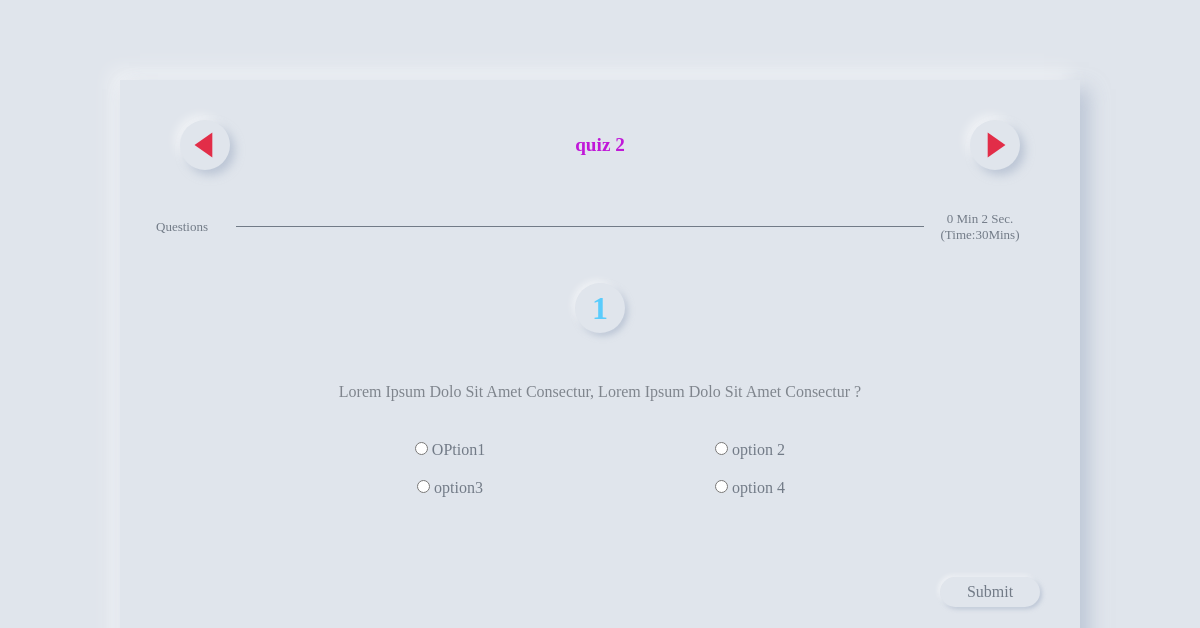
The page /2 (signed in) on the database its author committed.
### quizApp/models.py (models this page shows, shortened)
class Quiz(models.Model):
    SUB = (
        ('MPI', 'MPI'),
        ('DE', 'DE'),
    )
    name = models.CharField(max_length=50)
    title = models.CharField(max_length=100)
    questions = models.ManyToManyField(Question)
    created = models.DateTimeField(auto_now_add=True)
    is_active = models.BooleanField()
    subject = models.CharField(max_length=5, choices=SUB, default='MPI')
    class Meta:
        verbose_name_plural = 'Quizzes'

class Question(models.Model):
    ANSWER = (
        ('A', 'A'),
        ('B', 'B'),
        ('C', 'C'),
        ('D', 'D'),
    )
    question = models.TextField()
    image = models.ImageField(upload_to='images/', null=True, blank=True)
    choice_a = models.CharField(max_length=50)
    choice_b = models.CharField(max_length=50)
    choice_c = models.CharField(max_length=50)
    choice_d = models.CharField(max_length=50)
    answer = models.CharField(max_length=1, choices=ANSWER)
    credit = models.IntegerField()

### quizApp/views.py (the view)
# urls.py: path('<int:id>', views.start, name='start'),
@login_required(login_url='/accounts/')
def start(request, id):
    quiz = get_object_or_404(Quiz, pk=id)
    if not quiz.is_active:
        return redirect('index')
    return render(request, 'quiz.html', {'quiz': quiz})

### quizApp/templatetags/shuffle.py (called while the page is built)
@register.filter
def shuffle(arg):
    tmp = list(arg)
    random.shuffle(tmp)
    return tmp

### templates/quiz.html (shortened to what this page needs)
{% load shuffle %}
<!DOCTYPE html>
<html lang="en">
<head>
</head>
<body>
<div class="container">
    <nav>
        <a id="neu" class="prev" href="">
            <svg viewBox="0 0 32 32" aria-hidden="true">
                <path d="M20.697 24L9.303 16.003 20.697 8z" fill="#e22d48"></path>
            </svg>
        </a>
        <span>{{ quiz.name }}</span>
        <a id="neu" class="next" href="">
            <svg viewBox="0 0 32 32" aria-hidden="true">
                <path d="M11.303 8l11.394 7.997L11.303 24z" fill="#e22d48"></path>
            </svg>
        </a>
    </nav>
    <div class="list">
        <div class="heading">
            <span class="text">Questions</span>
            <span class="hr"></span>
            <span class="Timer">Starting...</span>
        </div>
    </div>
    <span class="counter">1</span>
    <div class="questions">
        <form method="post" action="{% url 'submit' quiz.id %}" id="quizf">
            {% for que in quiz.questions.all|shuffle %}
                <div class="question" id="question{{ forloop.counter0|add:1 }}">
                    <div class="que">
                        {{ que.question }}
                    </div>
                    <fieldset>
                        <div class="opt">
                            <label>
                                <input type="radio" name="{{ que.id }}" value="{{ 'A' }}"/>
                                {{ que.choice_a }}
                            </label>
                            <label>
                                <input type="radio" name="{{ que.id }}" value="{{ 'B' }}"/>
                                {{ que.choice_b }}
                            </label>
                            <label>
                                <input type="radio" name="{{ que.id }}" value="{{ 'C' }}"/>
                                {{ que.choice_c }}
                            </label>
                            <label>
                                <input type="radio" name="{{ que.id }}" value="{{ 'D' }}"/>
                                {{ que.choice_d }}
                            </label>
                        </div>
                    </fieldset>
                </div>
            {% endfor %}
        </form>
    </div>
    <div class="btn-wrapper">
        <div class="btn" id="sbtn">
            <span>Submit</span>
        </div>
    </div>
</div>
</body>
</html>

### templates/quiz.html (style rules this page uses)
* { margin: 0; padding: 0; color: #727B87; }
body { background-color: #e0e5ec; }
.container { display: flex; align-items: center; flex-direction: column; width: 80vw; height: 80vh; box-shadow: 9px 9px 18px rgba(163, 177, 198, 0.6), -9px -9px 18px rgba(255, 255, 255, 0.5); transform: translate(10vw, 10vh); overflow-y: scroll; }
nav { width: auto; min-width: 70vw; display: flex; align-items: center; justify-content: space-between; margin: 25px; margin-top: 40px; }
nav span { font-size: larger; font-weight: 900; color: #c018d8; }
.list { margin-top: 2vh; margin-bottom: 4vh; width: 100%; height: 5vh; }
.list .heading { display: flex; font-size: small; align-items: center; }
.hr { border: none; border-top: 1px solid #727B87; height: 1px !important; width: calc(80% - 80px); }
.list .heading .text { width: 80px; padding-left: 3vw; text-align: left; }
.question { padding: 50px; margin-bottom: 30px; display: flex; flex-direction: column; justify-content: center; align-items: center; }
.question .que { color: #7f858d; text-align: center; }
#neu { height: 50px; display: grid; width: 50px; background-color: #e0e5ec; border-radius: 50%; box-shadow: 5px 5px 10px rgba(163, 177, 198, 0.6), -5px -5px 10px rgba(255, 255, 255, 0.5); }
fieldset { border: 0; }
.opt { margin-top: 40px; display: grid; width: 50vw; text-align: center; grid-template-columns: 50% 50%; grid-row-gap: 20px; }
.counter { height: 50px; width: 50px; border-radius: 50%; display: flex; align-items: center; justify-content: center; font-size: xx-large; font-weight: 900; color: #5accfc; box-shadow: -3px -3px 6px rgba(255, 255, 255, 0.5), 3px 3px 6px rgba(163, 177, 198, 0.6); }
.Timer { text-align: center; width: calc(20% - 80px); }
.btn { cursor: pointer; height: 30px; display: flex; align-items: center; justify-content: center; width: 100px; margin-right: 40px; border-radius: 50px; box-shadow: -2px -2px 4px rgba(255, 255, 255, 0.5), 2px 2px 4px rgba(163, 177, 198, 0.6); }
.btn-wrapper { width: 100%; display: flex; justify-content: flex-end; margin-bottom: 10px; }

### rows shown on the page
Quiz: name "quiz 2"
Question: question "Lorem Ipsum Dolo Sit Amet Consectur, Lorem Ipsum Dolo Sit Amet Consectur ?", choice_a "OPtion1", choice_b "option 2", choice_c "option3", choice_d "option 4"
